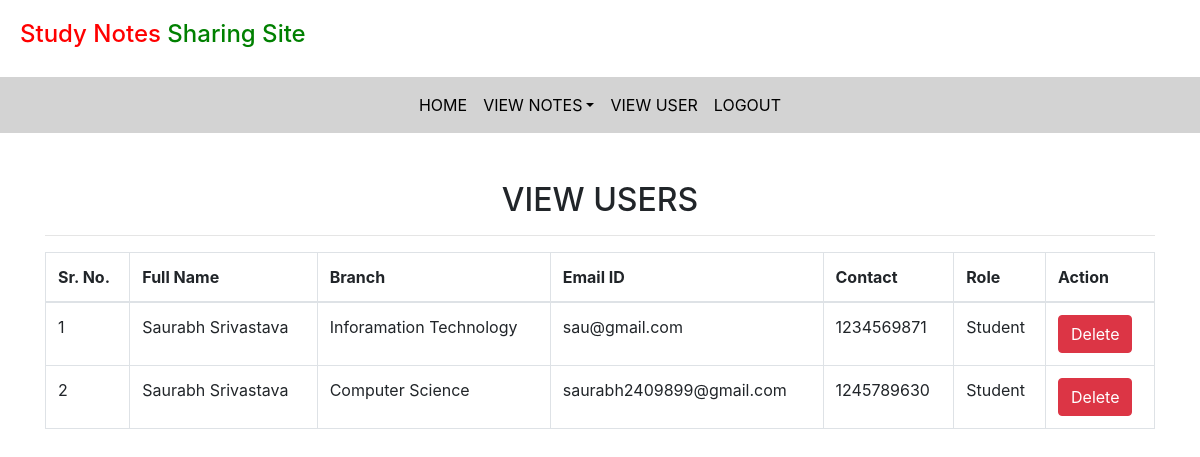
The app's page /view_users (signed in) with its own data.
### notes/models.py (models this page shows, shortened)
class Signup(models.Model):
    user=models.ForeignKey(User,on_delete=models.CASCADE)
    contact=models.CharField(max_length=10)
    branch = models.CharField(max_length=30)
    role = models.CharField(max_length=15)

### notes/views.py (the view)
# urls.py: path('view_users',view_users,name='view_users'),
def view_users(request):
    if not request.user.is_authenticated:
        return redirect('login_admin')
    users = Signup.objects.all()
    d = {'users': users}
    return render(request, 'view_users.html', d)

### notes/templates/view_users.html (shortened to what this page needs)
{% extends 'admin_nav.html' %}
{% load static %}
{% block body %}
<div class="container mt-5">
    <h2 class="text-center">VIEW USERS</h2><hr>
    <table class="table table-bordered table-hover">
    <thead>
      <tr>
        <th>Sr. No.</th>
        <th>Full Name</th>
        <th>Branch</th>
        <th>Email ID</th>
        <th>Contact</th>
        <th>Role</th>
        <th>Action</th>
      </tr>
    </thead>
    <tbody>
    {% for i in users %}
      <tr>
          <td>{{forloop.counter}}</td>
          <td style="text-transform:capitalize">{{i.user.first_name}} {{i.user.last_name}}</td>
          <td>{{i.branch}}</td>
          <td>{{i.user.username}}</td>
          <td>{{i.contact}}</td>
          <td>{{i.role}}</td>
          <td><a href="{% url 'delete_users' i.user.id %}" class="btn btn-danger" onclick="return confirm('Are you sure? you want to delete..')">Delete</a></td>
      </tr>
    {% endfor %}
    </tbody>
  </table>
</div>
{% endblock %}

### notes/templates/admin_nav.html (shortened to what this page needs)
<!DOCTYPE html>
<html lang="en" xmlns="http://www.w3.org/1999/html">
<head>
  {% load static %}
  <link rel="stylesheet" href="https://maxcdn.bootstrapcdn.com/bootstrap/4.3.1/css/bootstrap.min.css">
  <link rel="stylesheet" href="https://use.fontawesome.com/releases/v5.6.3/css/all.css">
  <link rel="stylesheet" href="{% static 'css/mystyle.css' %}">
</head>
<body>
<h4 style="padding:20px"><span style="color:red">Study Notes </span><span style="color:green">Sharing Site</span></h4>
<nav class="navbar navbar-expand-sm justify-content-center" style = "background-color: lightgray">
<ul class="navbar-nav">
  <li class="navbar-item">
    <a class="nav-link" href="{% url 'admin_home' %}">HOME</a>
  </li>
  <li class="navbar-item dropdown">
    <a class="nav-link dropdown-toggle" data-toggle="dropdown" href="#">VIEW NOTES</a>
  </li>
  <li class="navbar-item">
    <a class="nav-link" href="{% url 'view_users' %}">VIEW USER</a>
  </li>
  <li class="navbar-item">
    <a class="nav-link" href="{% url 'logout' %}">LOGOUT</a>
  </li>
</ul>
</nav>
</body>
</html>
{% block body %}
{% endblock %}

### notes/static/css/mystyle.css (style rules this page uses)
.nav-link { color: black }

### records on screen
Signup: user.first_name "Saurabh", user.last_name "Srivastava", branch "Inforamation Technology", user.username "sau@gmail.com", contact "1234569871", role "Student"
Signup: user.first_name "Saurabh", user.last_name "Srivastava", branch "Computer Science", user.username "saurabh2409899@gmail.com", contact "1245789630", role "Student"
